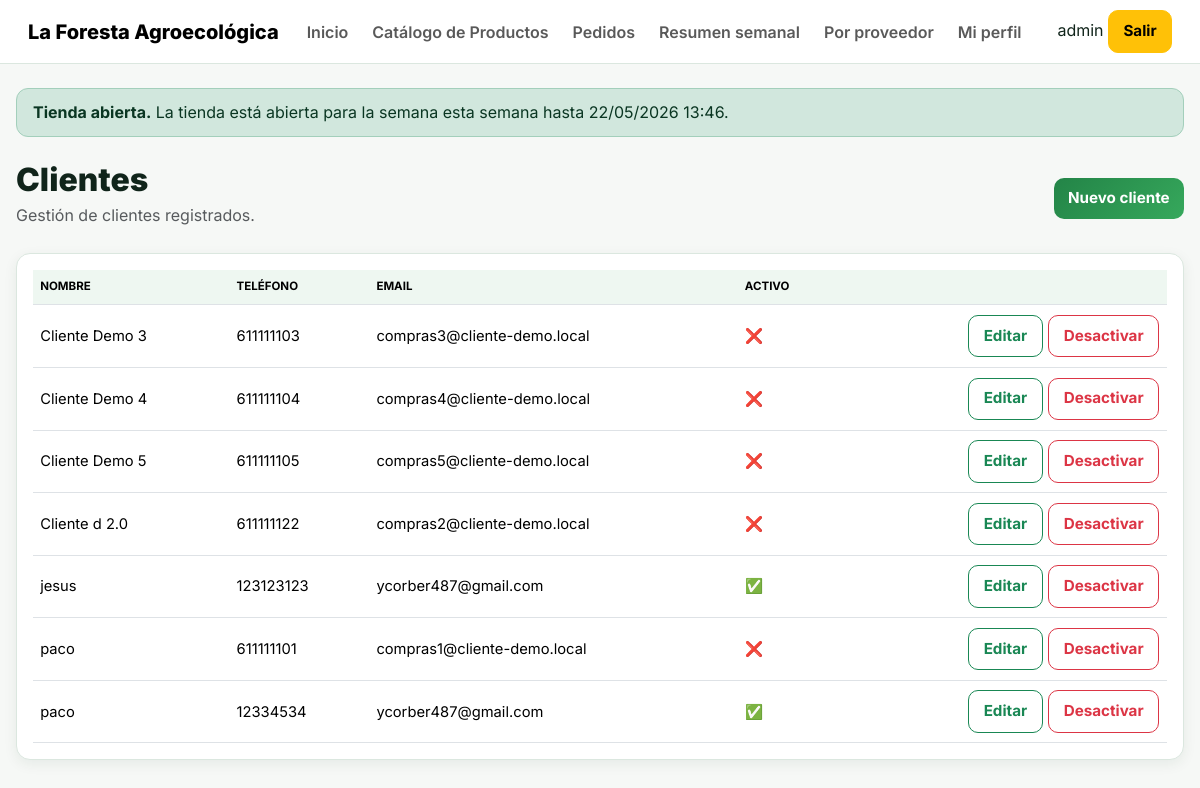
Screenshot of /cuentas/clientes/ (signed in) with the database file from the repository.
### accounts/models.py (models this page shows, shortened)
class Cliente(models.Model):
    nombre = models.CharField(max_length=150)
    nif = models.CharField(max_length=20, blank=True)
    telefono = models.CharField(max_length=30, blank=True)
    email = models.EmailField(blank=True)
    direccion = models.TextField(blank=True)
    direccion_facturacion = models.TextField(blank=True)
    activo = models.BooleanField(default=True)
    usuarios = models.ManyToManyField(settings.AUTH_USER_MODEL, related_name='clientes', blank=True)
    class Meta:
        ordering = ['nombre']

### accounts/views.py (the view)
# urls.py: path('clientes/', cliente_list, name='cliente_list'),
@login_required
@user_passes_test(admin_required)
def cliente_list(request):
    clientes = Cliente.objects.prefetch_related('tiendas', 'usuarios').all()
    return render(request, 'accounts/cliente_list.html', {'clientes': clientes})

### accounts/views.py (called while the page is built)
def admin_required(user):
    return user.is_superuser

### core/context_processors.py (called while the page is built, shortened)
def shop_status(request):
    now = timezone.now()
    ciclo = OrderCycle.objects.filter(
        cerrado=False,
        inicio__lte=now,
        cierre__gte=now
    ).order_by('-inicio').first()
    if ciclo:
        shop_open = True
        shop_status_message = f'La tienda está abierta para la semana {ciclo.nombre} hasta {ciclo.cierre.strftime("%d/%m/%Y %H:%M")}.'
    return {
        'shop_open': shop_open,
        'shop_status_message': shop_status_message,
        'APP_DISPLAY_NAME': getattr(settings, 'APP_DISPLAY_NAME', 'La Foresta Agroecológica'),
    }

### templates/accounts/cliente_list.html
{% extends "base.html" %}
{% block content %}
<div class="page-hero">
    <div>
        <h1>Clientes</h1>
        <p class="text-muted">Gestión de clientes registrados.</p>
    </div>
    <a href="{% url 'cliente_create' %}" class="btn btn-success">
        Nuevo cliente
    </a>
</div>
<div class="card">
    <div class="card-body">
        <table class="table align-middle">
            <thead>
                <tr>
                    <th>Nombre</th>
                    <th>Teléfono</th>
                    <th>Email</th>
                    <th>Activo</th>
                    <th></th>
                </tr>
            </thead>
            <tbody>
                {% for cliente in clientes %}
                <tr>
                    <td>{{ cliente.nombre }}</td>
                    <td>{{ cliente.telefono }}</td>
                    <td>{{ cliente.email }}</td>
                    <td>
                        {% if cliente.activo %}
                        ✅
                        {% else %}
                        ❌
                        {% endif %}
                    </td>
                    <td class="text-end">
                        <a href="{% url 'cliente_update' cliente.pk %}"
                           class="btn btn-sm btn-outline-success">
                            Editar
                        </a>
                        <a href="{% url 'cliente_delete' cliente.pk %}"
                           class="btn btn-sm btn-outline-danger">
                            Desactivar
                        </a>
                    </td>
                </tr>
                {% empty %}
                <tr>
                    <td colspan="5">
                        No hay clientes registrados.
                    </td>
                </tr>
                {% endfor %}
            </tbody>
        </table>
    </div>
</div>
{% endblock %}

### templates/base.html (shortened to what this page needs)
{% load static %}
<!DOCTYPE html>
<html lang="es">
<head>
  <link rel="stylesheet" href="https://cdn.jsdelivr.net/npm/bootstrap@5.3.3/dist/css/bootstrap.min.css">
  <link rel="stylesheet" href="{% static 'css/styles.css' %}">
</head>
<body class="app-body">
<nav class="navbar navbar-expand-lg app-navbar">
  <div class="container-fluid app-container">
    <a class="navbar-brand brand-mark" href="{% url 'dashboard_redirect' %}">
      <span>{{ APP_DISPLAY_NAME|default:"La Foresta Agroecológica" }}</span>
    </a>
    {% if user.is_authenticated %}
    <div class="collapse navbar-collapse" id="mainNav">
      <ul class="navbar-nav me-auto mb-2 mb-lg-0 nav-pills-soft">
        <li class="nav-item"><a class="nav-link" href="{% url 'dashboard_redirect' %}">Inicio</a></li>
        <li class="nav-item"><a class="nav-link" href="{% url 'product_table' %}">Catálogo de Productos</a></li>
        <li class="nav-item"><a class="nav-link" href="{% url 'pedido_list' %}">Pedidos</a></li>
        {% if user.is_superuser %}
          <li class="nav-item"><a class="nav-link" href="{% url 'weekly_summary' %}">Resumen semanal</a></li>
          <li class="nav-item"><a class="nav-link" href="{% url 'supplier_summary' %}">Por proveedor</a></li>
        {% endif %}
        <li class="nav-item"><a class="nav-link" href="{% url 'profile_edit' %}">Mi perfil</a></li>
      </ul>
      <div class="user-chip-wrap">
        <span class="user-chip">{{ user.username }}</span>
        <a class="btn btn-warning btn-sm btn-soft-warning" href="{% url 'logout' %}">Salir</a>
      </div>
    </div>
    {% endif %}
  </div>
</nav>
<main class="container py-4 app-container">
  {% if user.is_authenticated %}
    <div class="alert status-alert {% if shop_open %}alert-success{% else %}alert-warning{% endif %} mb-4" role="alert">
      <strong>{% if shop_open %}Tienda abierta{% else %}Tienda cerrada{% endif %}.</strong>
      {{ shop_status_message }}
    </div>
  {% endif %}
  {% block content %}{% endblock %}
</main>
</body>
</html>

### static/css/styles.css (style rules this page uses)
:root { --bg: #f6f8f6; --panel: #ffffff; --text: #10241a; --muted: #5f6f66; --green: #238447; --green-dark: #176332; --green-soft: #e8f5ec; --line: #dbe7df; --warning-bg: #fff6dc; --warning-line: #f2d47b; --shadow: 0 4px 14px rgba(20,60,35,.07); --radius: 14px; }
* { box-sizing: border-box; }
body { margin: 0; font-family: Inter, system-ui, sans-serif; color: var(--text); background: #f6f8f6; min-height: 100vh; overflow-x: hidden; }
.navbar { background: rgba(255,255,255,.96) !important; backdrop-filter: blur(10px); border-bottom: 1px solid var(--line); padding: .65rem 1rem; }
.navbar-brand { font-weight: 800; }
.nav-link { font-weight: 600; border-radius: 999px; padding: .45rem .75rem !important; }
.container { max-width: 1280px; padding: .8rem 1rem; }
h1 { font-size: 2rem; font-weight: 850; margin-bottom: .25rem; }
p { color: var(--muted); margin-bottom: .6rem; }
.alert { border-radius: 12px; padding: .7rem 1rem; margin-bottom: 1rem; }
.card { border-radius: var(--radius) !important; border: 1px solid var(--line) !important; box-shadow: var(--shadow); margin-bottom: 1rem; }
.card-body { padding: 1rem !important; }
.btn { border-radius: 10px !important; font-weight: 700 !important; padding: .55rem .9rem !important; font-size: .95rem !important; }
.btn-success { background: linear-gradient(135deg,var(--green),#36a85c) !important; border: none !important; }
.table { background: white; margin: 0 !important; font-size: .92rem; }
.table th { background: #eef7f1; text-transform: uppercase; font-size: .72rem; padding: .55rem .45rem !important; white-space: nowrap; }
.table td { padding: .55rem .45rem !important; vertical-align: middle; }
.table td .btn { margin: .05rem; }
.page-hero { display: flex; justify-content: space-between; align-items: center; flex-wrap: wrap; gap: .7rem; margin-bottom: 1rem; }

### rows the page displays
Cliente: nombre "Cliente Demo 3", telefono "611111103", email "compras3@cliente-demo.local"
Cliente: nombre "Cliente Demo 4", telefono "611111104", email "compras4@cliente-demo.local"
Cliente: nombre "Cliente Demo 5", telefono "611111105", email "compras5@cliente-demo.local"
Cliente: nombre "Cliente d 2.0", telefono "611111122", email "compras2@cliente-demo.local"
Cliente: nombre "jesus", telefono "123123123", email "ycorber487@gmail.com"
Cliente: nombre "paco", telefono "611111101", email "compras1@cliente-demo.local"
Cliente: nombre "paco", telefono "12334534", email "ycorber487@gmail.com"

### other values shown
{{ APP_DISPLAY_NAME|default:"La Foresta Agroecológica" }} "La Foresta Agroecológica"
{{ user.username }} "admin"
{{ shop_status_message }} "La tienda está abierta para la semana esta semana hasta 22/05/2026 13:46."
